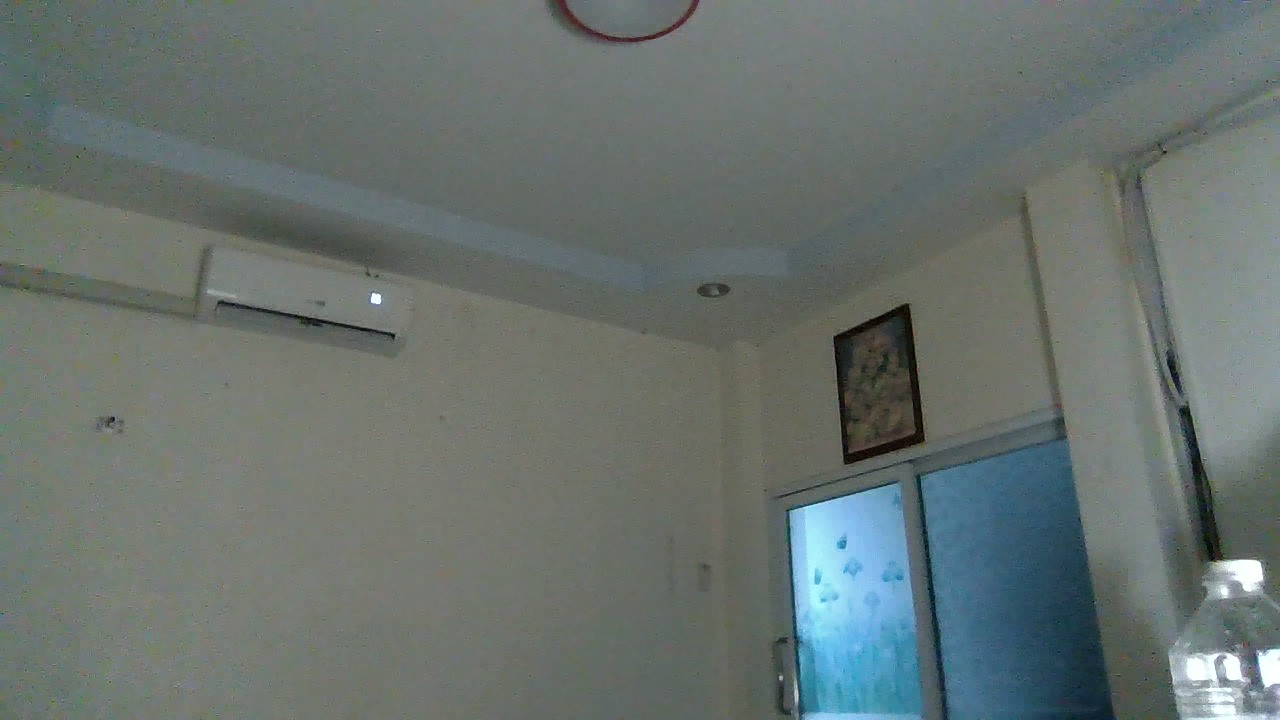
#> input picture GIS-Drone/ImageFolder/WIN_20250914_00_17_27_Pro.jpg, 1280 x 720 px; its folder holds 4 pictures in this run
$ python ImageConcatenation.py
#> lines starting #> are read from the running program, lines starting #| are printed output that depends on the picture
import cv2
import os
from colorama import Fore


################################################
#####                                      #####
#####          SETTING ALL HERE            #####
#####                                      #####
################################################

folderPath = "./ImageFolder"
resultFolderPath = "./ResultMapFolder"
verbose = True


try:
    contents = os.listdir(folderPath)
except:
    if verbose:
        print(f"[{Fore.RED}X{Fore.RESET}] No directory name \"{folderPath}\".")
    os._exit(1)

imageList = []

try:
    # append images (not filenames) to imageList
    for item in contents:
        full_path = os.path.join(folderPath, item)
        if os.path.isfile(full_path):
            img = cv2.imread(full_path)
#> img is the input picture: shape (720, 1280, 3); mean B, G, R 111, 114.2, 104.8
            if img is not None:
                imageList.append(img)
except:
    if verbose:
        print(f"[{Fore.RED}X{Fore.RESET}] Can't import any file from \"{folderPath}\" directory.")
    os._exit(1)

try:
    # stitcher the picture into map
    stitcher = cv2.Stitcher_create()
    status, resultMap = stitcher.stitch(imageList)
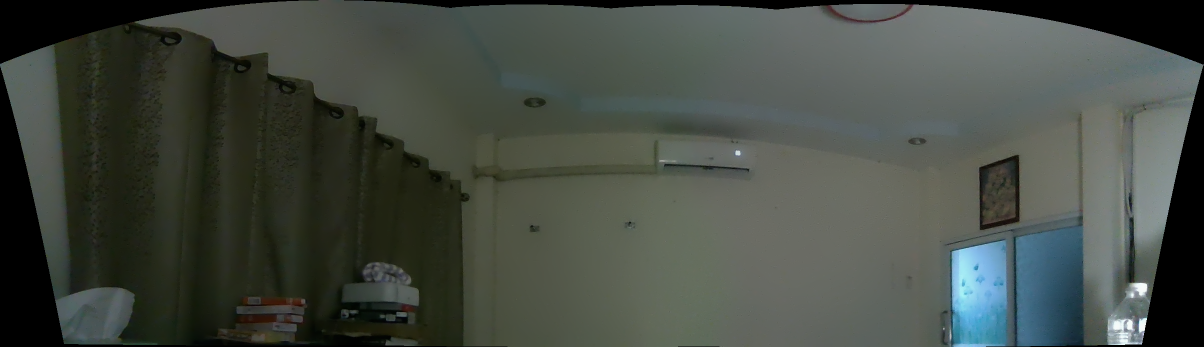
#> resultMap: shape (694, 2407, 3) (shown at 1/2 size); mean of channels 0, 1, 2 67.3, 74.8, 68.6; drawn as B, G, R
except:
    if verbose:
        print(f"[{Fore.RED}X{Fore.RESET}] Error to stitcher.")
    os._exit(1)

# [FUNCTION] Check length file in directory
def count_files_in_directory(directory_path):
    count = 0
#> (the run stopped early here; a loop or call above may not have finished)
